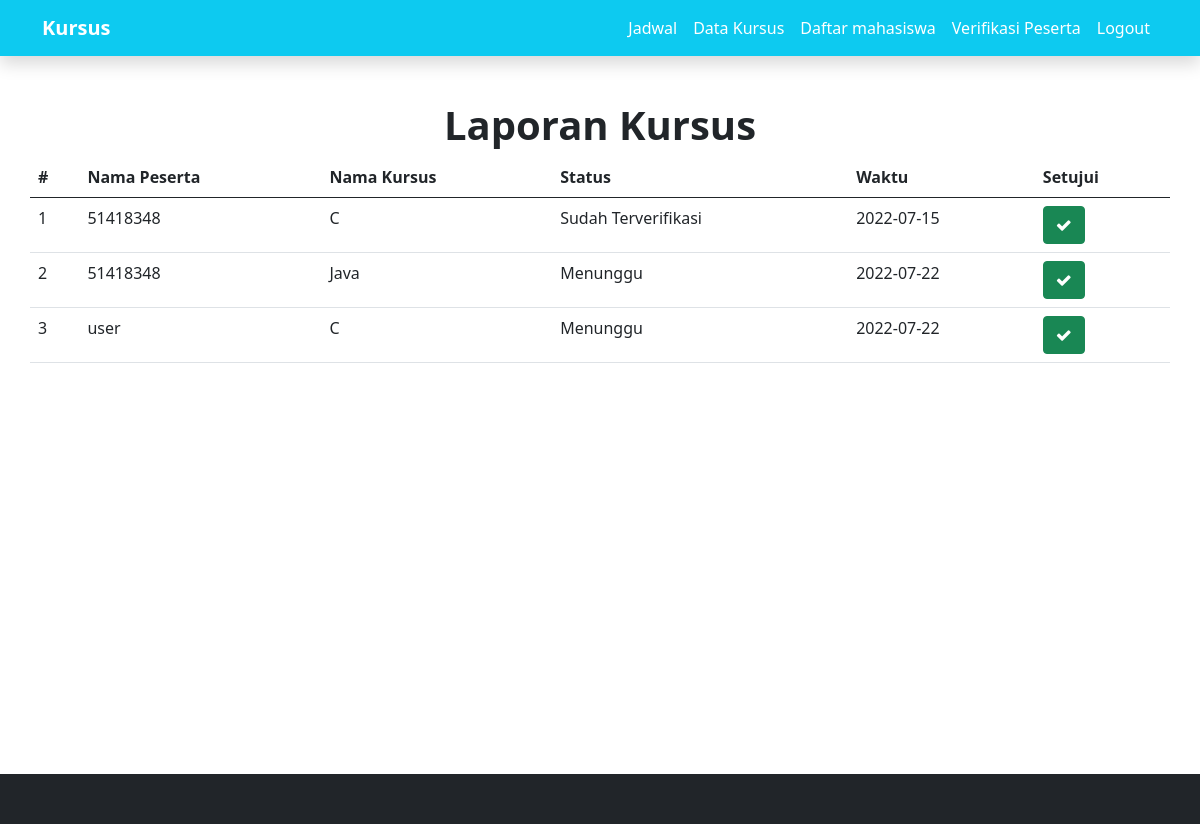
Page /admin/laporan.php (signed in) on the committed database.
### tables this page shows
CREATE TABLE `daftar` (
  `id` int(15) NOT NULL,
  `namapeserta` varchar(35) NOT NULL,
  `dipilih` varchar(35) NOT NULL,
  `status` varchar(35) NOT NULL DEFAULT 'menunggu',
  `waktu` varchar(25) NOT NULL,
  `krs` varchar(100) NOT NULL
);

### admin/laporan.php (the view, shortened to what this page needs)
<?php
require "config.php";
?>
<!doctype html>
<html lang="en">
  <head>
    <link href="https://cdn.jsdelivr.net/npm/bootstrap@5.0.1/dist/css/bootstrap.min.css" rel="stylesheet">
    <link rel="stylesheet" href="https://cdn.jsdelivr.net/npm/bootstrap-icons@1.5.0/font/bootstrap-icons.css">
    <link rel="stylesheet" href="https://maxcdn.bootstrapcdn.com/font-awesome/4.5.0/css/font-awesome.min.css" />
  </head>
  <body>
  <header>
        <nav class="navbar navbar-expand-lg navbar-dark bg-info shadow fixed-top">
        <div class="container">
            <a class="navbar-brand fw-bold" href="#">Kursus</a>
            <div class="collapse navbar-collapse" id="navbarNav">
            <ul class="navbar-nav ms-auto">
                <li class="nav-item">
                <a class="nav-link active" aria-current="page" href="jadwal_kursus.php">Jadwal</a>
                </li>
                <li class="nav-item">
                <a class="nav-link active" aria-current="page" href="data_kursus.php">Data Kursus</a>
                </li>
                <li class="nav-item">
                <a class="nav-link active" aria-current="page" href="index.php">Daftar mahasiswa</a>
                </li>
                <li class="nav-item">
                <a class="nav-link active" aria-current="page" href="laporan.php">Verifikasi Peserta</a>
                </li>
                <li class="nav-item">
                <a class="nav-link active" aria-current="page" href="logout.php">Logout</a>
                </li>
            </ul>
            </div>
        </div>
        </nav>
    </header>
    <div class="container mt-5 pt-5">
      <div class="row">
        <div class="col-sm text-center">
          <h1 style="margin-top: 5px; font-weight: bold;">Laporan Kursus</h1>
        </div>
        <table class="table">
  <thead>
    <tr>
      <th scope="col">#</th>
      <th scope="col">Nama Peserta</th>
      <th scope="col">Nama Kursus</th>
      <th scope="col">Status</th>
      <th scope="col">Waktu</th>
      <th scope="col">Setujui</th>
    </tr>
  </thead>
  <tbody>
  <?php
    $result = mysqli_query($conn, "SELECT * FROM daftar ORDER BY id DESC");
    $no=1;
    while($user_data = mysqli_fetch_array($result) ) {
      ?>
    <tr>
      <td><?php echo $no++ ?></td>
      <td><?php echo $user_data['namapeserta'] ?></td>
      <td><?php echo $user_data['dipilih'] ?></td>
      <td><?php echo $user_data['status'] ?></td>
      <td><?php echo $user_data['waktu'] ?></td>
      <td><a class="btn btn-success" href="verifikasi.php?id=<?php echo $user_data['id'] ?>" role="button"><i class="fa fa-solid fa-check" aria-hidden="true"></i></a></td>
    </tr>
    <?php }?>
  </tbody>
</table>
      </div>
    </div>
    <br>
    <br>
    <br>
    <footer>
        <div class="container-fluid" style="  position: absolute;
  bottom: 0;
  width: 100%;
  height: 50px;" >
            <div class="row">
                <div class="col-sm bg-dark p-3">
                    <p class="text-center text-white pt-2"></p>
                </div>
            </div>
        </div>
    </footer>
  </body>
</html>

### rows in the picture
daftar: namapeserta "51418348", dipilih "C", status "Sudah Terverifikasi", waktu "2022-07-15"
daftar: namapeserta "51418348", dipilih "Java", status "Menunggu", waktu "2022-07-22"
daftar: namapeserta "user", dipilih "C", status "Menunggu", waktu "2022-07-22"
